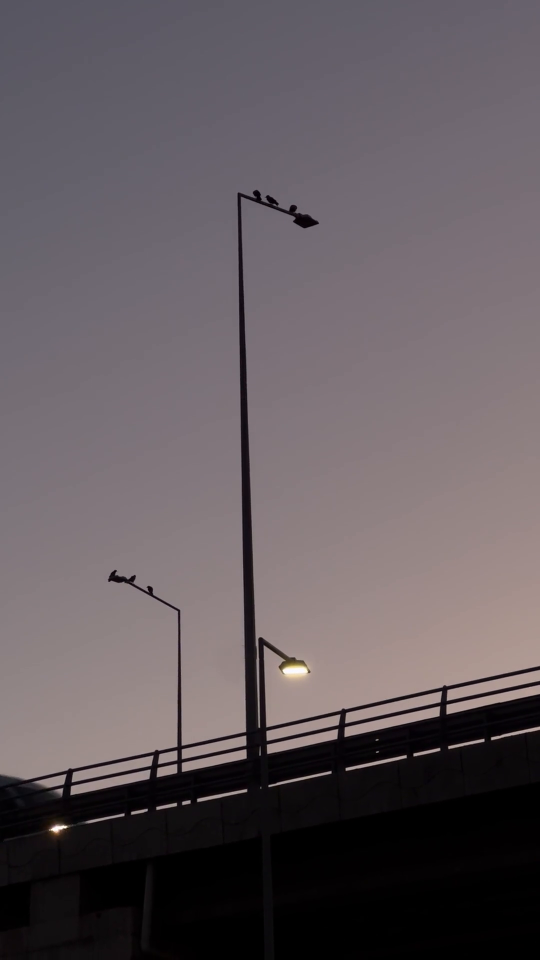
#> input picture frame 73 of opencv_study/videos/video3.mp4, 1080 x 1920 px (shown at 1/2 size)
$ python opencv_video_motion.py
#> lines starting #> are read from the running program, lines starting #| are printed output that depends on the picture
# opencv_video_motion.py

import cv2

cap = cv2.VideoCapture("opencv_study/videos/video3.mp4")

fps = cap.get(cv2.CAP_PROP_FPS)
delay = int(1000/fps)

pre_frame = None # 이전 프레임 저장용 - 비교를 위해

while True:
    ret, frame = cap.read()
#> frame is the input picture: shape (1920, 1080, 3); mean B, G, R 94.2, 89.9, 98.3
    if not ret:
        break

    frame = cv2.resize( frame, (480,640) )
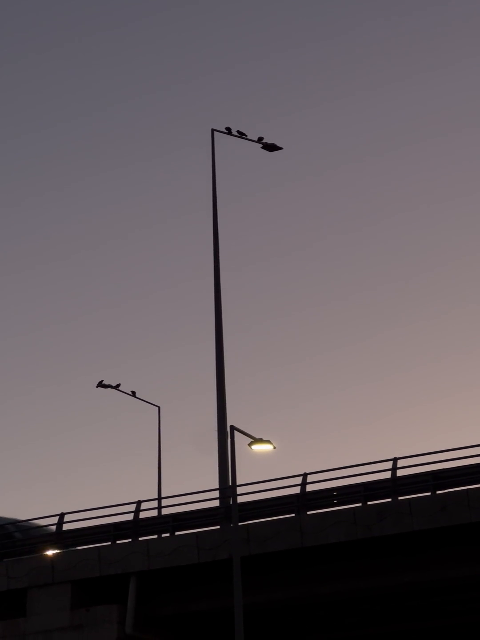
#> frame: shape (640, 480, 3); mean B, G, R 94.2, 89.9, 98.3

    gray = cv2.cvtColor(frame, cv2.COLOR_BGR2GRAY)

    # 첫번째 프레임은 비교대상이 없으니까 저장만 해두기
    if pre_frame is None:
        pre_frame = gray
        continue

    # 두번째 프레임부터 이전 프레임과 차이 구하기
    diff = cv2.absdiff(pre_frame, gray) # 두이미지의 차이를 절대값으로 반환


    # 두 프레임의 차이를 구해서 차이가 큰 부분만 흰색으로 변경하기
    _, thresh = cv2.threshold(
        diff, 80, 255, cv2.THRESH_BINARY
    )

    # 흩어진 영역을 모아주는 과정 (희색 영역 확장)
    thresh = cv2.dilate(thresh, None, iterations=2)

    # 움직임 영역의 외곽선
    contours, _ = cv2.findContours(
        thresh,
        cv2.RETR_EXTERNAL,
        cv2.CHAIN_APPROX_SIMPLE
    )

    result = frame.copy()

    for cnt in contours:
        x,y,w,h = cv2.boundingRect(cnt)
        cv2.rectangle(
            result,
            (x,y),
            (x+w,y+h),
            (0,0,255),
            2
        )
        cv2.putText(
            result,
            "motion",
            (x,y-10),
            cv2.FONT_HERSHEY_SIMPLEX,
            0.7,
            (0,255,0),
            2
        )

    cv2.imshow("original", frame)
    cv2.imshow("diff", diff)
    cv2.imshow("box", result)

    if cv2.waitKey(delay) == 27:
        break

        # 현재 프레임을 다음 프레임과 비교해야 되니까 저장

    pre_frame = gray

cap.release()
cv2.destroyAllWindows()

$ run again, starting later in the video
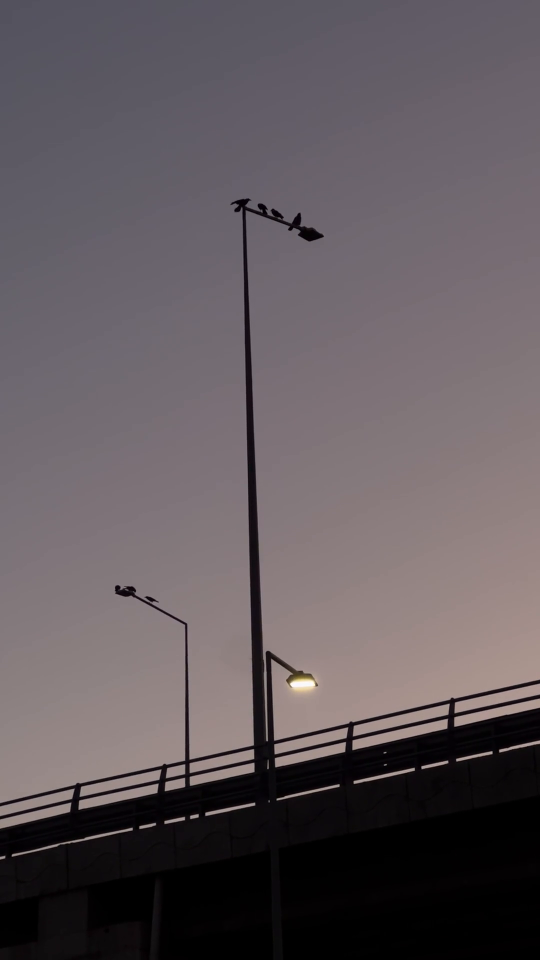
#> input picture frame 331 of opencv_study/videos/video3.mp4, 1080 x 1920 px (shown at 1/2 size)
#> frame is the input picture: shape (1920, 1080, 3); mean B, G, R 93.1, 88.7, 96.9
#> `frame = cv2.resize( frame, (480,640) )`:
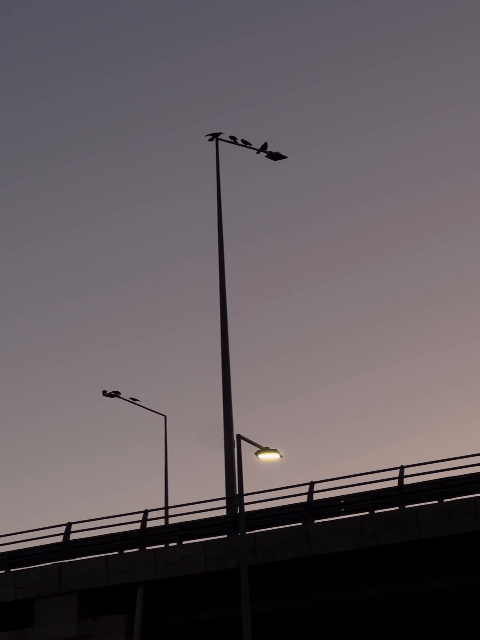
#> frame: shape (640, 480, 3); mean B, G, R 93.1, 88.7, 96.9

$ run again, starting later in the video
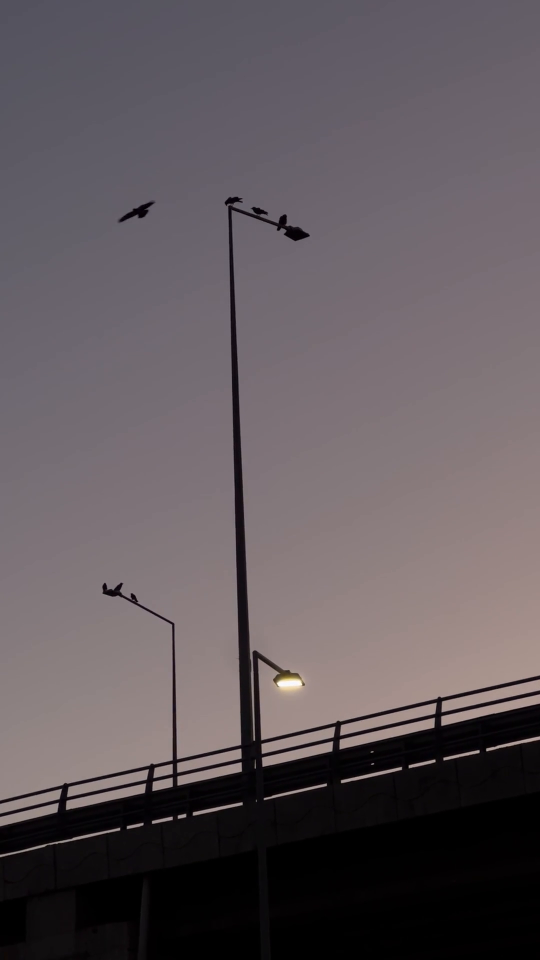
#> input picture frame 588 of opencv_study/videos/video3.mp4, 1080 x 1920 px (shown at 1/2 size)
#> frame is the input picture: shape (1920, 1080, 3); mean B, G, R 92.4, 88.1, 96.3
#> `frame = cv2.resize( frame, (480,640) )`:
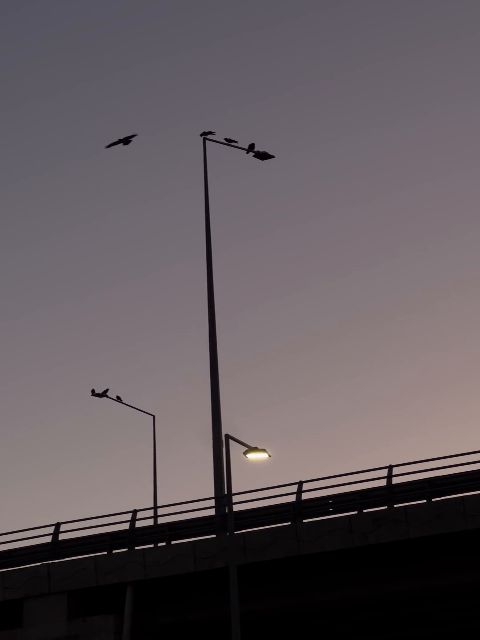
#> frame: shape (640, 480, 3); mean B, G, R 92.4, 88.1, 96.3
